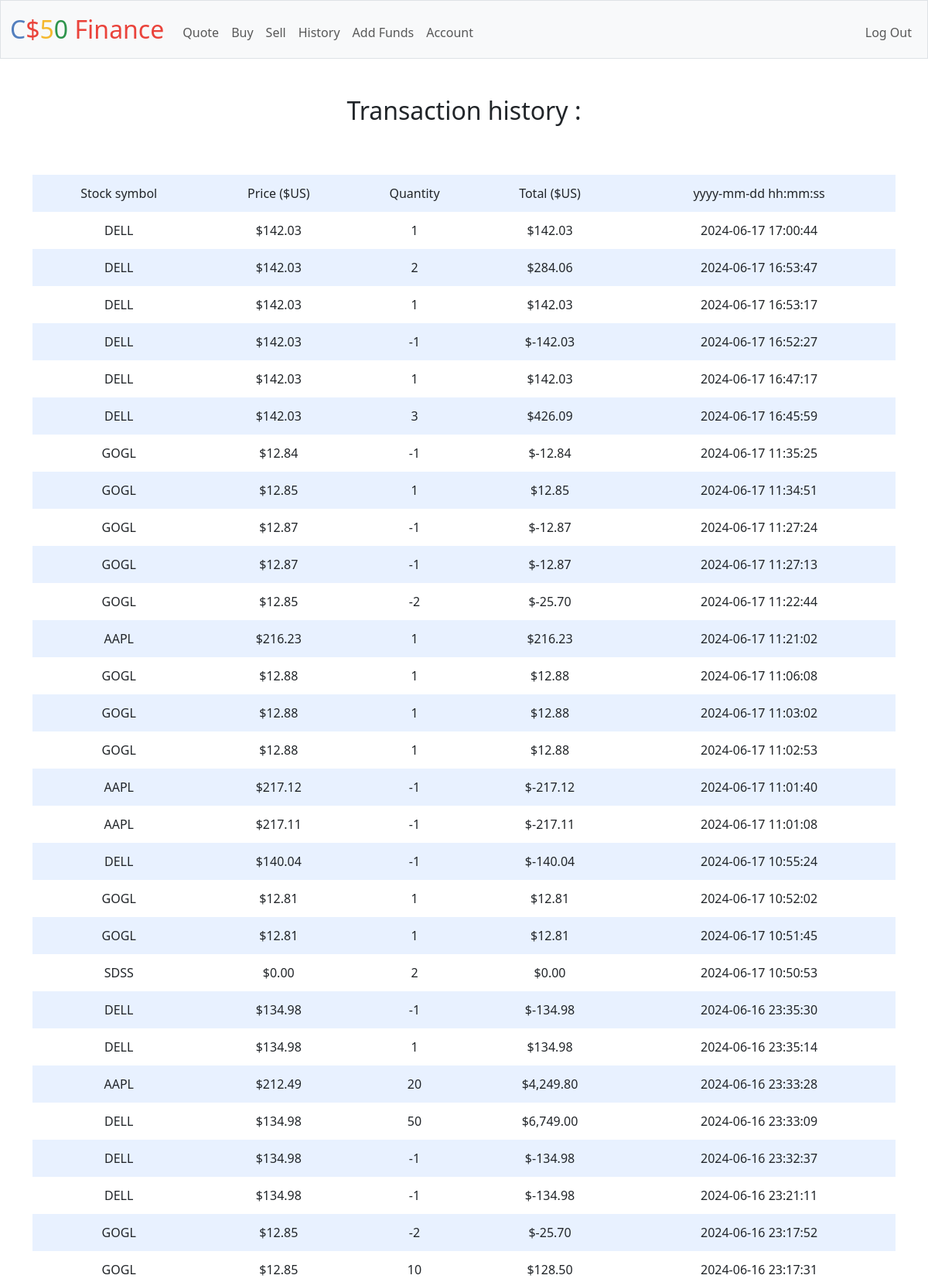
The app's page /history (signed in, upper part) with its own data.
### tables this page shows
CREATE TABLE 'transactions' ('trans_id' INTEGER PRIMARY KEY AUTOINCREMENT NOT NULL,'user_id' INTEGER NOT NULL, 'stock' TEXT NOT NULL, 'price' REAL NOT NULL,'quantity' INTEGER NOT NULL, 'date' DATETIME NOT NULL);

### app.py (the view)
@app.route("/history")
@login_required
def history():
    user_id = session["user_id"]
    transactions = db.execute(
        "SELECT * FROM transactions WHERE user_id = ? ORDER BY date DESC", user_id)
    return render_template("history.html", transactions=transactions)

### app.py (called while the page is built)
@app.after_request
def after_request(response):
    response.headers["Cache-Control"] = "no-cache, no-store, must-revalidate"
    response.headers["Expires"] = 0
    response.headers["Pragma"] = "no-cache"
    return response

### helpers.py (called while the page is built)
def login_required(f):
    @wraps(f)
    def decorated_function(*args, **kwargs):
        if session.get("user_id") is None:
            return redirect("/login")
        return f(*args, **kwargs)
    return decorated_function

def usd(value):
    return f"${value:,.2f}"

### templates/history.html (shortened to what this page needs)
{% extends "layout.html" %}
{% block main %}
<h2> Transaction history :</h2>
<br>
<br>
<table>
    <thread>
        <tbody>
            <tr>
                <td> Stock symbol </td>
                <td> Price ($US) </td>
                <td>  Quantity </td>
                <td> Total ($US) </td>
                <td> yyyy-mm-dd hh:mm:ss </td>
            </tr>
            {% if transactions %}
                {% for transaction in transactions %}
                    <tr>
                        <td>{{ transaction['stock'] }}</td>
                        <td>{{ transaction['price'] | usd }}</td>
                        <td>{{ transaction['quantity'] }}</td>
                        <td>{{ ( transaction['price'] * transaction['quantity'] ) | usd }}</td>
                        <td>{{ transaction['date'] }}</td>
                    </tr>
                {% endfor %}
            {% endif %}
        </tbody>
    </thread>
</table>
<br>
<br>
{% endblock %}

### templates/layout.html (shortened to what this page needs)
<!DOCTYPE html>
<html lang="en">
    <head>
        <link href="https://cdn.jsdelivr.net/npm/bootstrap@5.3.3/dist/css/bootstrap.min.css" rel="stylesheet">
        <link href="/static/styles.css" rel="stylesheet">
    </head>
    <body>
        <nav class="bg-light border navbar navbar-expand-md navbar-light">
            <div class="container-fluid">
                <a class="navbar-brand" href="/"><span class="blue">C</span><span class="red">$</span><span class="yellow">5</span><span class="green">0</span> <span class="red">Finance</span></a>
                <div class="collapse navbar-collapse" id="navbar">
                    {% if session["user_id"] %}
                        <ul class="navbar-nav me-auto mt-2">
                            <li class="nav-item"><a class="nav-link" href="/quote">Quote</a></li>
                            <li class="nav-item"><a class="nav-link" href="/buy">Buy</a></li>
                            <li class="nav-item"><a class="nav-link" href="/sell">Sell</a></li>
                            <li class="nav-item"><a class="nav-link" href="/history">History</a></li>
                            <li class="nav-item"><a class="nav-link" href="/funds">Add Funds</a></li>
                            <li class="nav-item"><a class="nav-link" href="/account">Account</a></li>
                        </ul>
                        <ul class="navbar-nav ms-auto mt-2">
                            <li class="nav-item"><a class="nav-link" href="/logout">Log Out</a></li>
                        </ul>
                    {% else %}
                        <ul class="navbar-nav ms-auto mt-2">
                            <li class="nav-item"><a class="nav-link" href="/register">Register</a></li>
                            <li class="nav-item"><a class="nav-link" href="/login">Log In</a></li>
                        </ul>
                    {% endif %}
                </div>
            </div>
        </nav>
        <main class="container py-5 text-center">
            {% block main %}{% endblock %}
        </main>
    </body>
</html>

### static/styles.css (style rules this page uses)
nav .navbar-brand { font-size: xx-large; }
nav .navbar-brand .blue { color: #537fbe; }
nav .navbar-brand .red { color: #ea433b; }
nav .navbar-brand .yellow { color: #f5b82e; }
nav .navbar-brand .green { color: #2e944b; }
table { background-color: transparent; margin-bottom: 1rem; width: 100%; }
table th, table td { padding: 0.75rem; vertical-align: middle; }
tbody tr:nth-of-type(odd) { background-color: rgb(179, 208, 255, 0.3) }

### records on screen
transactions: (transaction['price']*transaction['quantity'])|usd "$142.03"
transactions: (transaction['price']*transaction['quantity'])|usd "$284.06"
transactions: (transaction['price']*transaction['quantity'])|usd "$142.03"
transactions: (transaction['price']*transaction['quantity'])|usd "$-142.03"
transactions: (transaction['price']*transaction['quantity'])|usd "$142.03"
transactions: (transaction['price']*transaction['quantity'])|usd "$426.09"
transactions: (transaction['price']*transaction['quantity'])|usd "$-12.84"
transactions: (transaction['price']*transaction['quantity'])|usd "$12.85"
transactions: (transaction['price']*transaction['quantity'])|usd "$-12.87"
transactions: (transaction['price']*transaction['quantity'])|usd "$-12.87"
transactions: (transaction['price']*transaction['quantity'])|usd "$-25.70"
transactions: (transaction['price']*transaction['quantity'])|usd "$216.23"
transactions: (transaction['price']*transaction['quantity'])|usd "$12.88"
transactions: (transaction['price']*transaction['quantity'])|usd "$12.88"
transactions: (transaction['price']*transaction['quantity'])|usd "$12.88"
transactions: (transaction['price']*transaction['quantity'])|usd "$-217.12"
transactions: (transaction['price']*transaction['quantity'])|usd "$-217.11"
transactions: (transaction['price']*transaction['quantity'])|usd "$-140.04"
transactions: (transaction['price']*transaction['quantity'])|usd "$12.81"
transactions: (transaction['price']*transaction['quantity'])|usd "$12.81"
transactions: (transaction['price']*transaction['quantity'])|usd "$0.00"
transactions: (transaction['price']*transaction['quantity'])|usd "$-134.98"
transactions: (transaction['price']*transaction['quantity'])|usd "$134.98"
transactions: (transaction['price']*transaction['quantity'])|usd "$4,249.80"
transactions: (transaction['price']*transaction['quantity'])|usd "$6,749.00"
transactions: (transaction['price']*transaction['quantity'])|usd "$-134.98"
transactions: (transaction['price']*transaction['quantity'])|usd "$-134.98"
transactions: (transaction['price']*transaction['quantity'])|usd "$-25.70"
transactions: (transaction['price']*transaction['quantity'])|usd "$128.50"
